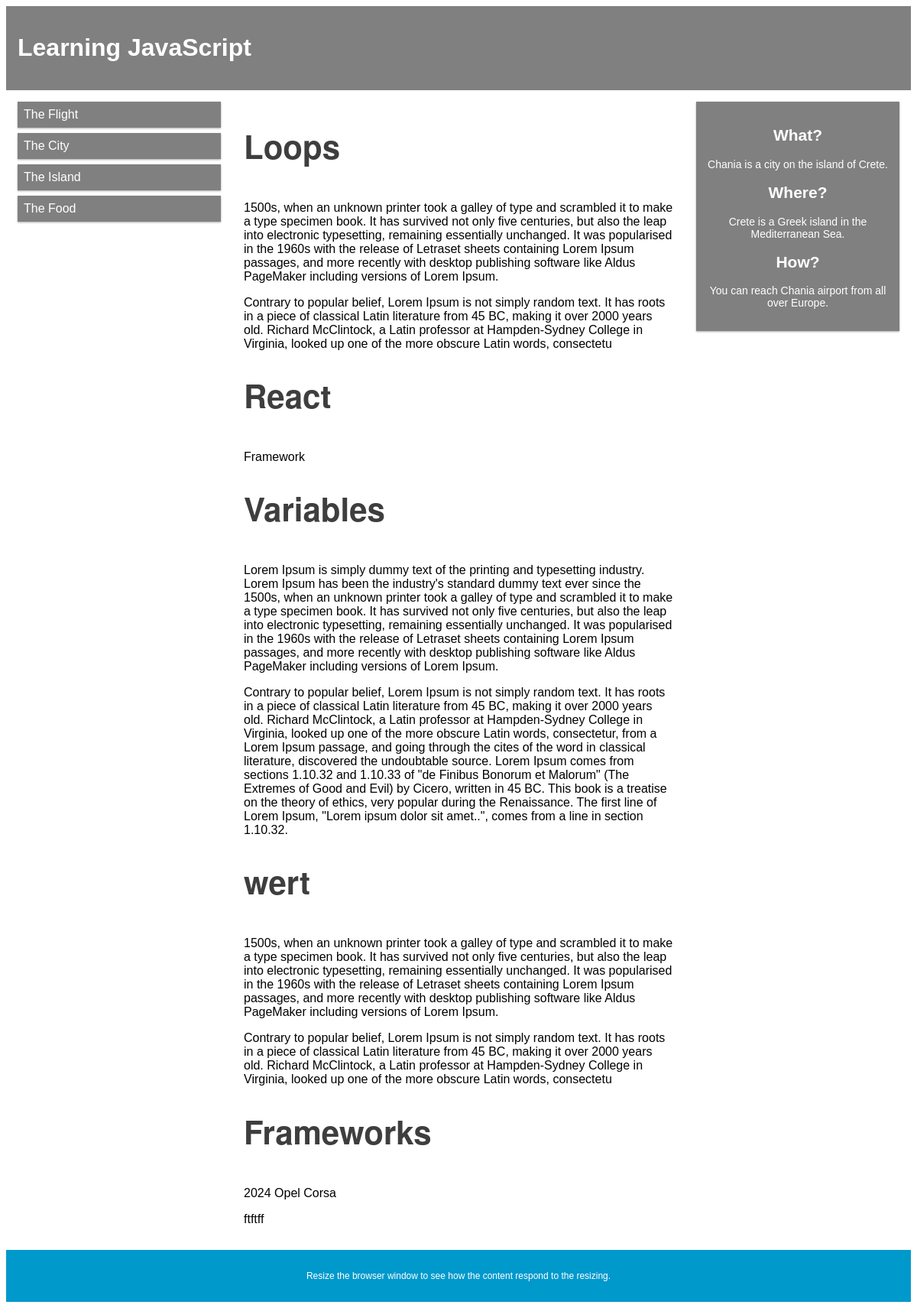
The app's page /journey/1 with its own data.
### base/models.py (models this page shows)
class Journey(models.Model):
    name = models.CharField(max_length=200)
    tag = models.CharField(null=True,max_length=20)
    start_date = models.DateField() # Use DateField for date values
    end_date =  models.DateField()
    updated = (models.DateTimeField(auto_now=True))
    created = models.DateTimeField(auto_now_add=True)
    class Meta:
         ordering = ['-updated','-created']
    def __str__(self):
        return self.name

class Chapter(models.Model):
    journey = models.ForeignKey(Journey, on_delete=models.CASCADE)
    title = models.CharField(max_length=20)
    body = models.TextField()
    class Meta:
        unique_together = ('journey', 'title')
    def __str__(self):
            return self.title

### base/views.py (the view)
# urls.py: path('journey/<str:pk>', views.journey, name='journey'),
def journey(request, pk):
    print(pk,"****************************")
    journey = Journey.objects.get(id=pk)
    chapter = Chapter.objects.filter(journey=journey)
    print(journey)
    print(chapter)
    context = {'journey': journey, 'chapters':chapter}
    return render(request, 'Journey.html', context)

### templates/Journey.html (shortened to what this page needs)
<!DOCTYPE html>
{% load static %}
<html lang="en">
<head>
    <link rel="stylesheet" href="{% static 'css/Journey.css' %}">
    <link rel="stylesheet" href="https://cdnjs.cloudflare.com/ajax/libs/font-awesome/4.7.0/css/font-awesome.min.css">
</head>
<body>
    <div class="header">
        <h1>{{journey.name}}</h1>
    </div>
    <div class="row">
        <div class="col-3 col-s-3 menu">
            <ul>
                <li>The Flight</li>
                <li>The City</li>
                <li>The Island</li>
                <li>The Food</li>
            </ul>
        </div>
        <div class="col-6 col-s-9">
            {% for chapter in chapters %}
            <h1 style="font-family: sohne, 'Helvetica Neue', Helvetica, Arial, sans-serif; font-size: 42px; color: #3f3e3e;">{{chapter.title}}</h1>
            <p style="font-family: sohne, 'Helvetica Neue', Helvetica, Arial, sans-serif; font-size: 42px; font-weight: 900;">{{chapter.body|linebreaks}}</p>
            {% endfor %}
        </div>
        <div class="col-3 col-s-12">
            <div class="aside">
                <h2>What?</h2>
                <p>Chania is a city on the island of Crete.</p>
                <h2>Where?</h2>
                <p>Crete is a Greek island in the Mediterranean Sea.</p>
                <h2>How?</h2>
                <p>You can reach Chania airport from all over Europe.</p>
            </div>
        </div>
    </div>
    <div class="footer">
        <p>Resize the browser window to see how the content respond to the resizing.</p>
    </div>
</body>
</html>

### static/css/Journey.css (style rules this page uses)
* { box-sizing: border-box; }
.row::after { content: ""; clear: both; display: table; }
[class*="col-"] { float: left; padding: 15px; }
html { font-family: "Lucida Sans", sans-serif; }
.header { background-color: grey; color: #ffffff; padding: 15px; }
.menu ul { list-style-type: none; margin: 0; padding: 0; }
.menu li { padding: 8px; margin-bottom: 7px; background-color: grey; color: #ffffff; box-shadow: 0 1px 3px rgba(0, 0, 0, 0.12), 0 1px 2px rgba(0, 0, 0, 0.24); }
.aside { background-color: grey; padding: 15px; color: #ffffff; text-align: center; font-size: 14px; box-shadow: 0 1px 3px rgba(0, 0, 0, 0.12), 0 1px 2px rgba(0, 0, 0, 0.24); }
.footer { background-color: #0099cc; color: #ffffff; text-align: center; font-size: 12px; padding: 15px; }
[class*="col-"] { width: 100%; }
@media only screen and (min-width: 600px) { .col-s-3 { width: 25%; } }
@media only screen and (min-width: 600px) { .col-s-9 { width: 75%; } }
@media only screen and (min-width: 600px) { .col-s-12 { width: 100%; } }
@media only screen and (min-width: 768px) { .col-3 { width: 25%; } }
@media only screen and (min-width: 768px) { .col-6 { width: 50%; } }

### records on screen
Journey: name "Learning JavaScript"
Chapter: title "Loops", body "1500s, when an unknown printer took a galley of type and scrambled it to make a type specimen book. It has survived not only five centuries, but also the leap into electronic typesetting, remaining essentially unchanged. It was popularised in the 1960s with the release of Letraset sheets containing Lorem Ipsum passages, and more recently with desktop publishing software like Aldus PageMaker including versions of Lorem Ipsum. Contrary to popular belief, Lorem Ipsum is not simply random text. It has roots in a piece of classical Latin literature from 45 BC, making it over 2000 years old. Richard McClintock, a Latin professor at Hampden-Sydney College in Virginia, looked up one of the more…"
Chapter: title "React", body "Framework"
Chapter: title "Variables", body "Lorem Ipsum is simply dummy text of the printing and typesetting industry. Lorem Ipsum has been the industry's standard dummy text ever since the 1500s, when an unknown printer took a galley of type and scrambled it to make a type specimen book. It has survived not only five centuries, but also the leap into electronic typesetting, remaining essentially unchanged. It was popularised in the 1960s with the release of Letraset sheets containing Lorem Ipsum passages, and more recently with desktop publishing software like Aldus PageMaker including versions of Lorem Ipsum. Contrary to popular belief, Lorem Ipsum is not simply random text. It has roots in a piece of classical Latin literature…"
Chapter: title "wert", body "1500s, when an unknown printer took a galley of type and scrambled it to make a type specimen book. It has survived not only five centuries, but also the leap into electronic typesetting, remaining essentially unchanged. It was popularised in the 1960s with the release of Letraset sheets containing Lorem Ipsum passages, and more recently with desktop publishing software like Aldus PageMaker including versions of Lorem Ipsum. Contrary to popular belief, Lorem Ipsum is not simply random text. It has roots in a piece of classical Latin literature from 45 BC, making it over 2000 years old. Richard McClintock, a Latin professor at Hampden-Sydney College in Virginia, looked up one of the more…"
Chapter: title "Frameworks", body "2024 Opel Corsa ftftff"
